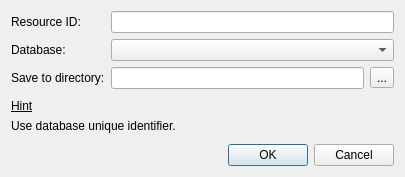
<?xml version="1.0" encoding="UTF-8"?>
<ui version="4.0">
 <class>DownloadRemoteFileDialog</class>
 <widget class="QDialog" name="DownloadRemoteFileDialog">
  <property name="geometry">
   <rect>
    <x>0</x>
    <y>0</y>
    <width>405</width>
    <height>177</height>
   </rect>
  </property>
  <property name="windowTitle">
   <string>Fetch data from remote database</string>
  </property>
  <layout class="QVBoxLayout" name="verticalLayout">
   <item>
    <layout class="QGridLayout" name="gridLayout">
     <item row="0" column="0">
      <widget class="QLabel" name="label">
       <property name="text">
        <string>Resource ID:</string>
       </property>
      </widget>
     </item>
     <item row="0" column="1">
      <widget class="QLineEdit" name="idLineEdit"/>
     </item>
     <item row="1" column="0">
      <widget class="QLabel" name="label_3">
       <property name="text">
        <string>Database:</string>
       </property>
      </widget>
     </item>
     <item row="1" column="1">
      <widget class="QComboBox" name="databasesBox">
       <property name="sizePolicy">
        <sizepolicy hsizetype="Expanding" vsizetype="Fixed">
         <horstretch>0</horstretch>
         <verstretch>0</verstretch>
        </sizepolicy>
       </property>
      </widget>
     </item>
     <item row="2" column="0">
      <widget class="QLabel" name="saveFilenameLabel">
       <property name="text">
        <string>Save to directory:</string>
       </property>
      </widget>
     </item>
     <item row="2" column="1">
      <layout class="QHBoxLayout" name="horizontalLayout">
       <item>
        <widget class="QLineEdit" name="saveFilenameLineEdit"/>
       </item>
       <item>
        <widget class="QToolButton" name="saveFilenameToolButton">
         <property name="text">
          <string>...</string>
         </property>
        </widget>
       </item>
      </layout>
     </item>
    </layout>
   </item>
   <item>
    <spacer name="verticalSpacer_2">
     <property name="orientation">
      <enum>Qt::Vertical</enum>
     </property>
     <property name="sizeHint" stdset="0">
      <size>
       <width>20</width>
       <height>21</height>
      </size>
     </property>
    </spacer>
   </item>
   <item>
    <widget class="QLabel" name="label_5">
     <property name="font">
      <font>
       <underline>true</underline>
      </font>
     </property>
     <property name="text">
      <string>Hint</string>
     </property>
    </widget>
   </item>
   <item>
    <widget class="QLabel" name="hintLabel">
     <property name="text">
      <string>Use database unique identifier.</string>
     </property>
    </widget>
   </item>
   <item>
    <spacer name="verticalSpacer">
     <property name="orientation">
      <enum>Qt::Vertical</enum>
     </property>
     <property name="sizeHint" stdset="0">
      <size>
       <width>20</width>
       <height>21</height>
      </size>
     </property>
    </spacer>
   </item>
   <item>
    <layout class="QHBoxLayout" name="horizontalLayout_2">
     <property name="sizeConstraint">
      <enum>QLayout::SetMaximumSize</enum>
     </property>
     <item>
      <spacer name="horizontalSpacer">
       <property name="orientation">
        <enum>Qt::Horizontal</enum>
       </property>
       <property name="sizeHint" stdset="0">
        <size>
         <width>40</width>
         <height>20</height>
        </size>
       </property>
      </spacer>
     </item>
     <item>
      <widget class="QPushButton" name="acceptButton">
       <property name="text">
        <string>OK</string>
       </property>
      </widget>
     </item>
     <item>
      <widget class="QPushButton" name="rejectButton">
       <property name="text">
        <string>Cancel</string>
       </property>
      </widget>
     </item>
    </layout>
   </item>
  </layout>
 </widget>
 <resources/>
 <connections>
  <connection>
   <sender>acceptButton</sender>
   <signal>clicked()</signal>
   <receiver>DownloadRemoteFileDialog</receiver>
   <slot>accept()</slot>
   <hints>
    <hint type="sourcelabel">
     <x>172</x>
     <y>77</y>
    </hint>
    <hint type="destinationlabel">
     <x>151</x>
     <y>50</y>
    </hint>
   </hints>
  </connection>
  <connection>
   <sender>rejectButton</sender>
   <signal>clicked()</signal>
   <receiver>DownloadRemoteFileDialog</receiver>
   <slot>reject()</slot>
   <hints>
    <hint type="sourcelabel">
     <x>255</x>
     <y>77</y>
    </hint>
    <hint type="destinationlabel">
     <x>151</x>
     <y>50</y>
    </hint>
   </hints>
  </connection>
 </connections>
</ui>
